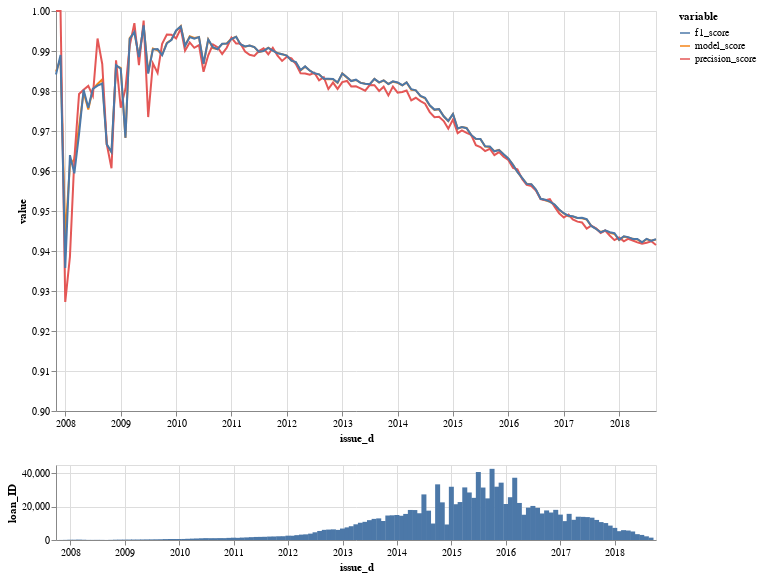

Notebook code for this chart:
### Code cell
chart_1 = alt.Chart(df).mark_line().encode(
    x='issue_d',
    y=alt.Y(field='value',type='quantitative',scale=alt.Scale(domain=[.9, 1])),
    color = 'variable'
).properties(width=600, height=400)

chart_2 = alt.Chart(model_performance).mark_bar().encode(
    x='issue_d',
    y=alt.Y(field='loan_ID',type='quantitative')
).properties(width=600, height=75)

chart_1 & chart_2

### Figure 1 — Vega-Lite specification as saved in the notebook (floating-point values rounded to 4 significant figures; data arrays with more than 128 entries replaced by an {"elided": "..."} marker saying what was removed)
{"$schema": "https://vega.github.io/schema/vega-lite/v2.6.0.json", "config": {"view": {"height": 300, "width": 400}}, "datasets": {"data-04c701cacd445fc96e3856831eaa7d0a": {"elided": "131 records"}, "data-e85ec127eb05eacdc0cea8a5cf81f8fd": {"elided": "393 records"}}, "vconcat": [{"data": {"name": "data-e85ec127eb05eacdc0cea8a5cf81f8fd"}, "encoding": {"color": {"field": "variable", "type": "nominal"}, "x": {"field": "issue_d", "type": "temporal"}, "y": {"field": "value", "scale": {"domain": [0.9, 1]}, "type": "quantitative"}}, "height": 400, "mark": "line", "width": 600}, {"data": {"name": "data-04c701cacd445fc96e3856831eaa7d0a"}, "encoding": {"x": {"field": "issue_d", "type": "temporal"}, "y": {"field": "loan_ID", "type": "quantitative"}}, "height": 75, "mark": "bar", "width": 600}]}
